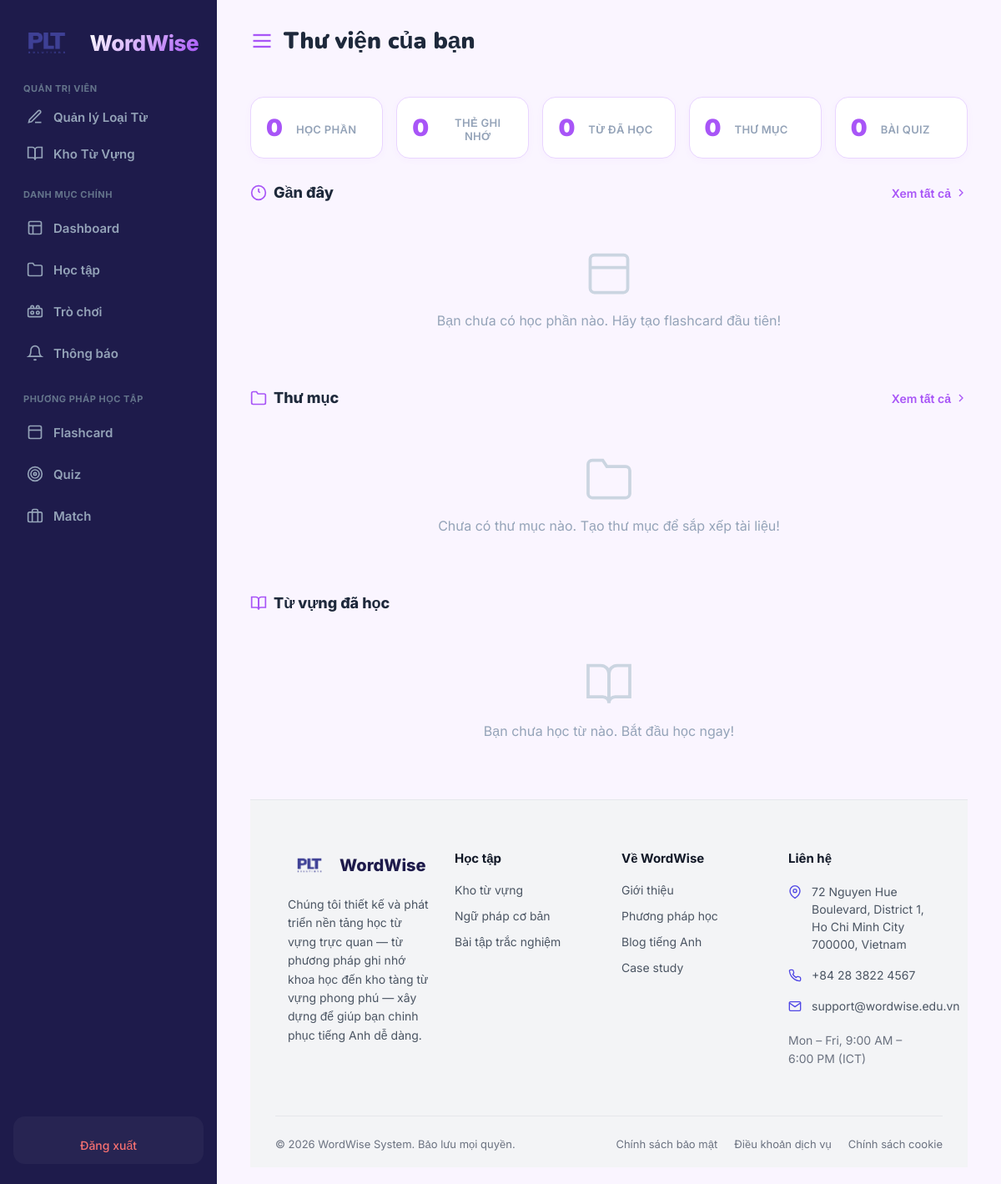
The page /library.php (signed in) on the database as committed earlier.
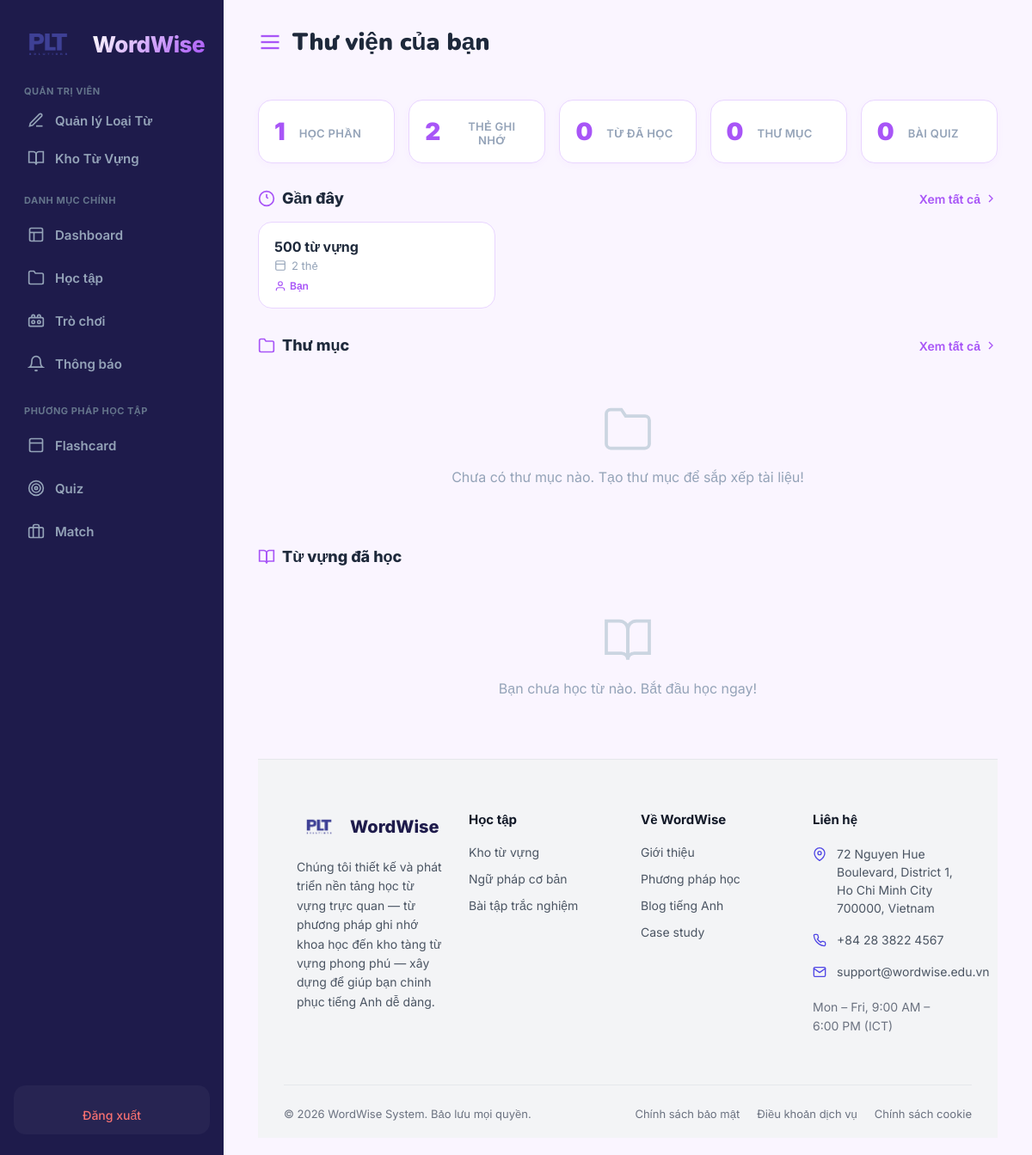
The same page on the database as committed later.
### tables this page shows
CREATE TABLE `flashcard_sets` (
  `id` int(11) NOT NULL,
  `user_id` int(11) NOT NULL,
  `title` varchar(255) NOT NULL,
  `description` text DEFAULT NULL,
  `is_public` tinyint(1) DEFAULT 0,
  `created_at` timestamp NOT NULL DEFAULT current_timestamp(),
  `updated_at` timestamp NOT NULL DEFAULT current_timestamp() ON UPDATE current_timestamp()
);

### database.php (called while the page is built, shortened)
<?php
class Database
{
    private $host = "localhost";
    private $username = "root";
    private $password = "";
    private $dbname = "wordwise_db";
    public $conn;
  public function __construct()
    {
        try {
            $this->conn = new mysqli($this->host, $this->username, $this->password, $this->dbname);
            $this->conn->set_charset("utf8mb4");
        } catch (mysqli_sql_exception $e) {
            die("Lỗi kết nối cơ sở dữ liệu: Vui lòng thử lại sau.");
        }
    }
    private function getTypes($params)
    {
        $types = "";
        foreach ($params as $p) {
            if (is_int($p)) $types .= 'i';
            else if (is_float($p)) $types .= 'd';
            else $types .= 's';
        }
        return $types;
    }
    public function select($sql, $params = [])
    {
        $stmt = $this->conn->prepare($sql);
        if (!empty($params)) {
            $types = $this->getTypes($params);
            $stmt->bind_param($types, ...$params);
        }
        $stmt->execute();
        $results = $stmt->get_result();
        $data = $results ? $results->fetch_all(MYSQLI_ASSOC) : [];
        return $data;
    }
}
?>

### library.php (the view, shortened to what the changed rows need)
<?php
require_once 'database.php';
$db = new Database();
$user_id = (int)$_SESSION['user_id'];
$totalSets = $db->select("SELECT COUNT(*) as total FROM flashcard_sets WHERE user_id = ?", [$user_id]);
$totalSets = (int)($totalSets[0]['total'] ?? 0);
$totalCards = $db->select(
    "SELECT COUNT(*) as total FROM flashcard_cards WHERE set_id IN (SELECT id FROM flashcard_sets WHERE user_id = ?)",
    [$user_id]
);
$totalCards = (int)($totalCards[0]['total'] ?? 0);
$recentSets = $db->select(
    "SELECT s.*, (SELECT COUNT(*) FROM flashcard_cards WHERE set_id = s.id) as card_count
     FROM flashcard_sets s
     WHERE s.user_id = ?
     ORDER BY s.updated_at DESC, s.created_at DESC
     LIMIT 10",
    [$user_id]
);
?>
<!DOCTYPE html>
<html lang="vi">
<head>
    <link rel="stylesheet" href="public/css/style.css">
</head>
<body class="app-layout">
    <main class="main-content">
        <div class="page-header">
            <h1>
                <svg width="28" height="28" viewBox="0 0 24 24" fill="none" stroke="#a855f7" stroke-width="2">
                    <path d="M3 6h18"></path>
                    <path d="M3 12h18"></path>
                    <path d="M3 18h18"></path>
                </svg>
                Thư viện của bạn
            </h1>
        </div>
        <div class="stats-grid">
            <div class="stat-card">
                <div class="number"><?= $totalSets ?></div>
                <div class="label">Học phần</div>
            </div>
            <div class="stat-card">
                <div class="number"><?= $totalCards ?></div>
                <div class="label">Thẻ ghi nhớ</div>
            </div>
        </div>
        <div class="section">
            <div class="section-header">
                <h2>
                    <svg width="20" height="20" viewBox="0 0 24 24" fill="none" stroke="currentColor" stroke-width="2"><circle cx="12" cy="12" r="10"/><path d="M12 6v4l2 2"/></svg>
                    Gần đây
                </h2>
            </div>
            <?php if (empty($recentSets)): ?>
                <div class="empty-state">
                    <svg viewBox="0 0 24 24" fill="none" stroke="currentColor" stroke-width="1.5"><rect x="3" y="3" width="18" height="18" rx="2"/><line x1="3" y1="9" x2="21" y2="9"/></svg>
                    <p>Bạn chưa có học phần nào. Hãy tạo flashcard đầu tiên!</p>
                </div>
            <?php else: ?>
                <div class="set-grid">
                    <?php foreach ($recentSets as $set): ?>
                        <a href="flashcard.php?set_id=<?= $set['id'] ?>" class="set-card">
                            <div class="title"><?= htmlspecialchars($set['title']) ?></div>
                            <div class="meta">
                                <svg width="14" height="14" viewBox="0 0 24 24" fill="none" stroke="currentColor" stroke-width="2"><rect x="3" y="3" width="18" height="18" rx="2"/><line x1="3" y1="9" x2="21" y2="9"/></svg>
                                <?= $set['card_count'] ?> thẻ
                            </div>
                            <div class="author">
                                <svg width="14" height="14" viewBox="0 0 24 24" fill="none" stroke="currentColor" stroke-width="2"><path d="M20 21v-2a4 4 0 0 0-4-4H8a4 4 0 0 0-4 4v2"/><circle cx="12" cy="7" r="4"/></svg>
                                Bạn
                            </div>
                        </a>
                    <?php endforeach; ?>
                </div>
            <?php endif; ?>
        </div>
        <div class="section">
            <div class="section-header">
                <h2>
                    <svg width="20" height="20" viewBox="0 0 24 24" fill="none" stroke="currentColor" stroke-width="2"><path d="M22 19a2 2 0 0 1-2 2H4a2 2 0 0 1-2-2V5a2 2 0 0 1 2-2h5l2 3h9a2 2 0 0 1 2 2z"/></svg>
                    Thư mục
                </h2>
            </div>
        </div>
        <div class="section">
            <div class="section-header">
                <h2>
                    <svg width="20" height="20" viewBox="0 0 24 24" fill="none" stroke="currentColor" stroke-width="2"><path d="M2 3h6a4 4 0 0 1 4 4v14a3 3 0 0 0-3-3H2z"/><path d="M22 3h-6a4 4 0 0 0-4 4v14a3 3 0 0 1 3-3h7z"/></svg>
                    Từ vựng đã học
                </h2>
            </div>
        </div>
    </main>
</body>
</html>

Rows that differ between the two databases and show on the page:
added flashcard_sets: title "500 từ vựng", card_count "2"
Other text that changed with them:
$totalSets: "0" → "1"
$totalCards: "0" → "2"
text no longer shown: "Bạn chưa có học phần nào. Hãy tạo flashcard đầu tiên!"
